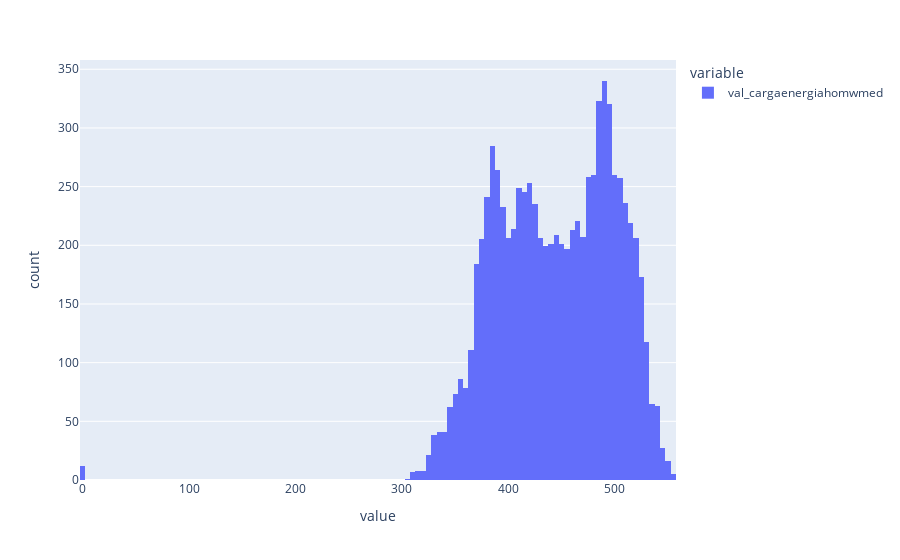

The code cell stored with this chart in its notebook:
### Code cell
raiz_diaria = np.sqrt(carga_diaria)
px.histogram(raiz_diaria)

### Figure 1 — Plotly figure (JSON) as saved in the notebook; plotly's stock layout.template omitted (floating-point values rounded to 4 significant figures; data arrays with more than 128 entries replaced by an {"elided": "..."} marker saying what was removed)
{"data": [{"alignmentgroup": "True", "bingroup": "x", "hovertemplate": "variable=val_cargaenergiahomwmed<br>value=%{x}<br>count=%{y}<extra></extra>", "legendgroup": "val_cargaenergiahomwmed", "marker": {"color": "#636efa", "pattern": {"shape": ""}}, "name": "val_cargaenergiahomwmed", "offsetgroup": "val_cargaenergiahomwmed", "orientation": "v", "showlegend": true, "type": "histogram", "x": {"elided": "8401 float values"}, "xaxis": "x", "yaxis": "y"}], "layout": {"barmode": "relative", "legend": {"title": {"text": "variable"}, "tracegroupgap": 0}, "margin": {"t": 60}, "xaxis": {"anchor": "y", "domain": [0, 1], "title": {"text": "value"}}, "yaxis": {"anchor": "x", "domain": [0, 1], "title": {"text": "count"}}}}
